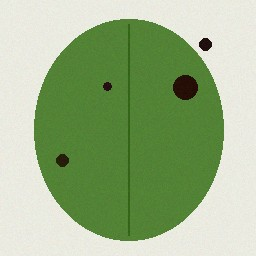
#> input picture week-4/plant_disease_detection/plant_disease_week4/dataset/Apple___Black_rot/Apple___Black_rot_0000.jpg, 256 x 256 px; its folder holds only this picture in this run
$ python -i feature_extraction.py   (imports and definitions only)   (older library calls are emulated)
#> lines starting #> are read from the running program, lines starting #| are printed output that depends on the picture; after the words box and inside, x2 and y2 are one past the last pixel; in counts of white or black regions, pixels touching at a corner belong together
"""
feature_extraction.py
=======================
Hand-crafted feature engineering for leaf images using OpenCV / scikit-image.
These features feed the classical-ML baseline model (see model.py) and are
also useful on their own for exploratory analysis (feature_distributions
figure in main.py).

Feature groups extracted per image:
  1. RGB color statistics       (mean/std per channel)
  2. HSV color statistics       (mean/std per channel - Hue is more robust
                                  to lighting changes than RGB, useful for
                                  distinguishing disease discoloration)
  3. Color histograms           (coarse-binned RGB histogram, flattened)
  4. Texture features           (GLCM: contrast, homogeneity, energy,
                                  correlation - captures lesion/spot texture)
  5. Edge features               (Canny edge density - disease lesions and
                                  necrotic regions increase local edge density)
  6. Shape / leaf-region features (foreground mask via Otsu threshold on
                                  the green/HSV channel: area ratio,
                                  perimeter, extent, solidity - captures
                                  leaf shape irregularity/damage)

All features are simple, interpretable, and directly motivated by what
visually distinguishes a healthy leaf from a diseased one - no filler
features were added purely to inflate the feature count.
"""

from __future__ import annotations

from typing import Dict, List

import cv2
import numpy as np
import pandas as pd
from skimage.feature import graycomatrix, graycoprops

FEATURE_NAMES: List[str] = []  # populated the first time extract_features runs


def _rgb_stats(img_float: np.ndarray) -> Dict[str, float]:
    feats = {}
    names = ["r", "g", "b"]
    for i, n in enumerate(names):
        channel = img_float[:, :, i]
        feats[f"rgb_{n}_mean"] = float(channel.mean())
        feats[f"rgb_{n}_std"] = float(channel.std())
    return feats


def _hsv_stats(img_uint8_rgb: np.ndarray) -> Dict[str, float]:
    hsv = cv2.cvtColor(img_uint8_rgb, cv2.COLOR_RGB2HSV)
    feats = {}
    names = ["h", "s", "v"]
    for i, n in enumerate(names):
        channel = hsv[:, :, i].astype(np.float32)
        feats[f"hsv_{n}_mean"] = float(channel.mean())
        feats[f"hsv_{n}_std"] = float(channel.std())
    return feats


def _color_histogram(img_uint8_rgb: np.ndarray, bins: int = 8) -> Dict[str, float]:
    feats = {}
    for i, n in enumerate(["r", "g", "b"]):
        hist = cv2.calcHist([img_uint8_rgb], [i], None, [bins], [0, 256])
        hist = cv2.normalize(hist, hist).flatten()
        for b in range(bins):
            feats[f"hist_{n}_{b}"] = float(hist[b])
    return feats


def _texture_features(gray_uint8: np.ndarray) -> Dict[str, float]:
    # Quantize to fewer gray levels for a faster/more stable GLCM
    levels = 32
    quant = (gray_uint8.astype(np.float32) / 256.0 * levels).astype(np.uint8)
    quant = np.clip(quant, 0, levels - 1)
    glcm = graycomatrix(quant, distances=[1], angles=[0, np.pi / 4, np.pi / 2, 3 * np.pi / 4],
                         levels=levels, symmetric=True, normed=True)
    feats = {}
    for prop in ["contrast", "homogeneity", "energy", "correlation"]:
        vals = graycoprops(glcm, prop)
        feats[f"texture_{prop}"] = float(vals.mean())
    return feats


def _edge_features(gray_uint8: np.ndarray) -> Dict[str, float]:
    edges = cv2.Canny(gray_uint8, 100, 200)
    density = float((edges > 0).mean())
    return {"edge_density": density}


def _shape_features(img_uint8_rgb: np.ndarray) -> Dict[str, float]:
    hsv = cv2.cvtColor(img_uint8_rgb, cv2.COLOR_RGB2HSV)
    sat = hsv[:, :, 1]
    # Otsu threshold on saturation channel tends to separate the leaf
    # (higher saturation) from a plain/backdrop background.
    _, mask = cv2.threshold(sat, 0, 255, cv2.THRESH_BINARY + cv2.THRESH_OTSU)
    h, w = mask.shape
    area_ratio = float((mask > 0).sum() / (h * w))

    feats = {"shape_area_ratio": area_ratio}
    contours, _ = cv2.findContours(mask, cv2.RETR_EXTERNAL, cv2.CHAIN_APPROX_SIMPLE)
    if contours:
        largest = max(contours, key=cv2.contourArea)
        area = cv2.contourArea(largest)
        perimeter = cv2.arcLength(largest, True)
        x, y, bw, bh = cv2.boundingRect(largest)
        extent = float(area / (bw * bh)) if bw * bh > 0 else 0.0
        hull = cv2.convexHull(largest)
        hull_area = cv2.contourArea(hull)
        solidity = float(area / hull_area) if hull_area > 0 else 0.0
        feats.update({
            "shape_perimeter": float(perimeter),
            "shape_extent": extent,
            "shape_solidity": solidity,
        })
    else:
        feats.update({"shape_perimeter": 0.0, "shape_extent": 0.0, "shape_solidity": 0.0})
    return feats


def extract_features(img_float01: np.ndarray) -> Dict[str, float]:
    """
    Extract the full feature vector for one preprocessed image.
    `img_float01` must be RGB, float32, normalized to [0, 1] (i.e. the
    output of preprocessing.preprocess_image).
    """
    img_uint8 = (img_float01 * 255).astype(np.uint8)
    gray = cv2.cvtColor(img_uint8, cv2.COLOR_RGB2GRAY)

    feats: Dict[str, float] = {}
    feats.update(_rgb_stats(img_float01))
    feats.update(_hsv_stats(img_uint8))
    feats.update(_color_histogram(img_uint8))
    feats.update(_texture_features(gray))
    feats.update(_edge_features(gray))
    feats.update(_shape_features(img_uint8))

    global FEATURE_NAMES
    if not FEATURE_NAMES:
        FEATURE_NAMES = list(feats.keys())
    return feats


def build_feature_dataframe(images: List[np.ndarray], labels: List[str],
                             filepaths: List[str] = None) -> pd.DataFrame:
    """Extract features for a list of preprocessed images and return a tidy DataFrame."""
    rows = []
    for i, (img, lbl) in enumerate(zip(images, labels)):
        feats = extract_features(img)
        feats["label"] = lbl
        if filepaths is not None:
            feats["filepath"] = filepaths[i]
        rows.append(feats)
    df = pd.DataFrame(rows)
    return df

>>> import cv2
>>> picture = cv2.cvtColor(cv2.imread('../dataset/Apple___Black_rot/Apple___Black_rot_0000.jpg'), cv2.COLOR_BGR2RGB)
>>> result = extract_features(picture)
#> in extract_features, `img_uint8 = (img_float01 * 255).astype(np.uint8)`:
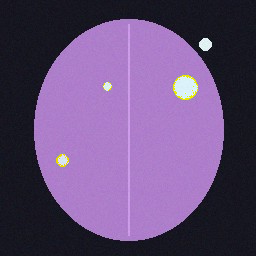
#> img_uint8: shape (256, 256, 3); mean R, G, B 99.4, 75.8, 118.2
#> in extract_features, `gray = cv2.cvtColor(img_uint8, cv2.COLOR_RGB2GRAY)`:
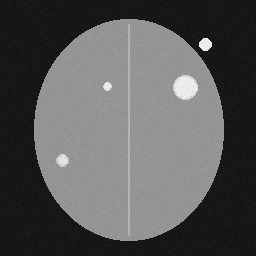
#> gray: shape (256, 256); min 7, max 247, mean 87.7
#> the loop in _rgb_stats, `for i, n in enumerate(names):` made 3 passes
#> pass 3, in _rgb_stats, `channel = img_float[:, :, i]`:
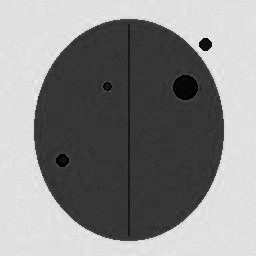
#> channel: shape (256, 256); min 0, max 242, mean 137.1
#> after the loop in _rgb_stats, `for i, n in enumerate(names):`: feats = {'rgb_r_mean': 156.6, 'rgb_r_std': 76.68, 'rgb_g_mean': 180.2, 'rgb_g_std': 55.24, 'rgb_b_mean': 137.1, 'rgb_b_std': 85.93}
#> in _hsv_stats, `hsv = cv2.cvtColor(img_uint8_rgb, cv2.COLOR_RGB2HSV)`: hsv: shape (256, 256, 3); mean H, S, V 129.3, 91, 118.8
#> the loop in _hsv_stats, `for i, n in enumerate(names):` made 3 passes
#> pass 1, in _hsv_stats, `channel = hsv[:, :, i].astype(np.float32)`:
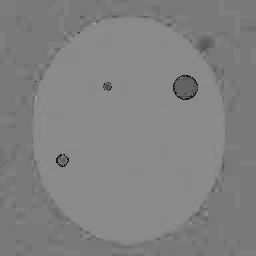
#> channel: shape (256, 256) float32; min 27, max 173, mean 129.3
#> pass 3, in _hsv_stats, `channel = hsv[:, :, i].astype(np.float32)`:
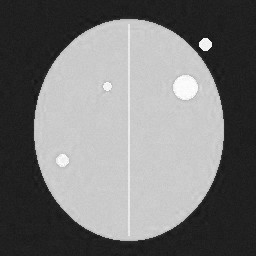
#> channel: shape (256, 256) float32; min 14, max 255, mean 118.8
#> after the loop in _hsv_stats, `for i, n in enumerate(names):`: feats = {'hsv_h_mean': 129.3, 'hsv_h_std': 11.22, 'hsv_s_mean': 91.05, 'hsv_s_std': 18.22, 'hsv_v_mean': 118.8, 'hsv_v_std': 85.85}
#> the loop in _color_histogram, `for i, n in enumerate(["r", "g", "b"]):` made 3 passes
#> hist on passes 1 to 3: [0.709, 0.00852, 0, 0, 0.00493, 0.705, 0.0199, 0.00746], [0.77, 0.000453, 0, 0.619, 0.154, 0.000191, 0.002, 0.0173], [0.385, 0.452, 0.000129, 0, 0, 0.02, 0.804, 0.0271]
#> after the loop in _color_histogram, `for i, n in enumerate(["r", "g", "b"]):`: feats = 24 items
#> the loop in _texture_features, `for prop in ["contrast", "homogeneity", "energy", "correlation"]:` made 4 passes
#> vals on passes 1 to 4: [[2.43, 3.14, 2.1, 3.12]], [[0.865, 0.841, 0.869, 0.841]], [[0.5, 0.492, 0.502, 0.492]], [[0.982, 0.976, 0.984, 0.976]]
#> after the loop in _texture_features, `for prop in ["contrast", "homogeneity", "energy", "correlation"]:`: feats = {'texture_contrast': 2.7, 'texture_homogeneity': 0.854, 'texture_energy': 0.497, 'texture_correlation': 0.979}
#> in _edge_features, `edges = cv2.Canny(gray_uint8, 100, 200)`:
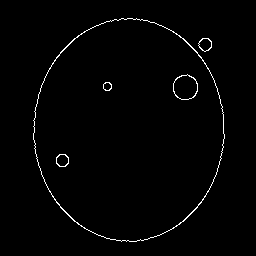
#> edges: shape (256, 256); 1.4% white in thin lines or dots, all inside (x1, y1, x2, y2) = (33, 18, 225, 242)
#> in _edge_features, `density = float((edges > 0).mean())`: density = 0.0136
#> in _shape_features, `_, mask = cv2.threshold(sat, 0, 255, cv2.THRESH_BINARY + cv2.THRESH_OT..`:
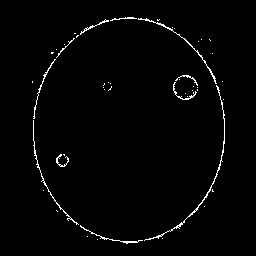
#> mask: shape (256, 256); 1.7% white in thin lines or dots, all inside (x1, y1, x2, y2) = (32, 17, 225, 244)
#> in _shape_features, `area_ratio = float((mask > 0).sum() / (h * w))`: area_ratio = 0.017
#> in _shape_features, `feats = {"shape_area_ratio": area_ratio}`: feats = {'shape_area_ratio': 0.017}
#> in _shape_features, `contours, _ = cv2.findContours(mask, cv2.RETR_EXTERNAL, cv2.CHAIN_APPR..`: contours = 47 contours, 39 with area under 20; largest, box (x1, y1, x2, y2) and area: (144, 85, 225, 241) 90, (138, 18, 217, 84) 61, (33, 120, 79, 225) 39, (80, 225, 143, 244) 30, (80, 19, 109, 35) 29, (173, 82, 197, 100) 24, (33, 59, 56, 119) 24, (56, 154, 69, 167) 20
#> in _shape_features, `largest = max(contours, key=cv2.contourArea)`: largest = contour of 194 points, box (x1, y1, x2, y2) (144, 85, 225, 241), area 90
#> in _shape_features, `area = cv2.contourArea(largest)`: area = 90
#> in _shape_features, `perimeter = cv2.arcLength(largest, True)`: perimeter = 425.6
#> in _shape_features, `x, y, bw, bh = cv2.boundingRect(largest)`: x = 144; y = 85; bw = 81; bh = 156
#> in _shape_features, `extent = float(area / (bw * bh)) if bw * bh > 0 else 0.0`: extent = 0.00712
#> in _shape_features, `hull = cv2.convexHull(largest)`: hull = contour of 16 points, box (x1, y1, x2, y2) (144, 85, 225, 241), area 4725
#> in _shape_features, `hull_area = cv2.contourArea(hull)`: hull_area = 4725
#> in _shape_features, `solidity = float(area / hull_area) if hull_area > 0 else 0.0`: solidity = 0.019
#> in extract_features, `FEATURE_NAMES = list(feats.keys())`: FEATURE_NAMES = 45 items, first 6: 'rgb_r_mean', 'rgb_r_std', 'rgb_g_mean', 'rgb_g_std', 'rgb_b_mean', 'rgb_b_std'
#> result = 45 items

$ run again, on week-4/plant_disease_detection/plant_disease_week4/dataset/Apple___Black_rot/Apple___Black_rot_0001.jpg
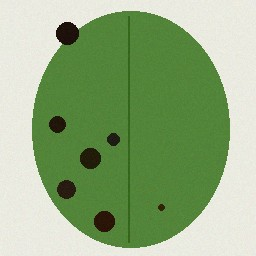
#> input picture week-4/plant_disease_detection/plant_disease_week4/dataset/Apple___Black_rot/Apple___Black_rot_0001.jpg, 256 x 256 px
#> after the loop in _rgb_stats, `for i, n in enumerate(names):`: feats = {'rgb_r_mean': 146.7, 'rgb_r_std': 76.92, 'rgb_g_mean': 173.7, 'rgb_g_std': 56.23, 'rgb_b_mean': 128.5, 'rgb_b_std': 83.95}
#> hsv: shape (256, 256, 3); mean H, S, V 130.4, 91.3, 127.4
#> after the loop in _hsv_stats, `for i, n in enumerate(names):`: feats = {'hsv_h_mean': 130.4, 'hsv_h_std': 12.82, 'hsv_s_mean': 91.33, 'hsv_s_std': 21.03, 'hsv_v_mean': 127.4, 'hsv_v_std': 83.82}
#> the loop in _color_histogram, `for i, n in enumerate(["r", "g", "b"]):` made 3 passes
#> hist on passes 1 to 3: [0.629, 0.00962, 0, 0, 0.00773, 0.777, 0.0286, 0.0215], [0.654, 0.00083, 0, 0.753, 0.0617, 0, 0.00837, 0.0325], [0.345, 0.39, 7.67e-05, 0, 0, 0.0416, 0.852, 0.0488]
#> after the loop in _color_histogram, `for i, n in enumerate(["r", "g", "b"]):`: feats = 24 items
#> the loop in _texture_features, `for prop in ["contrast", "homogeneity", "energy", "correlation"]:` made 4 passes
#> vals on passes 1 to 4: [[2.6, 3.28, 2.22, 3.49]], [[0.869, 0.85, 0.873, 0.849]], [[0.524, 0.519, 0.527, 0.519]], [[0.981, 0.975, 0.983, 0.974]]
#> after the loop in _texture_features, `for prop in ["contrast", "homogeneity", "energy", "correlation"]:`: feats = {'texture_contrast': 2.9, 'texture_homogeneity': 0.86, 'texture_energy': 0.522, 'texture_correlation': 0.978}
#> in _edge_features, `edges = cv2.Canny(gray_uint8, 100, 200)`:
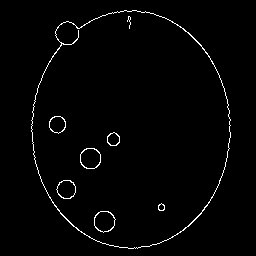
#> edges: shape (256, 256); 1.7% white in thin lines or dots, all inside (x1, y1, x2, y2) = (31, 10, 231, 249)
#> density = 0.0173
#> in _shape_features, `_, mask = cv2.threshold(sat, 0, 255, cv2.THRESH_BINARY + cv2.THRESH_OT..`:
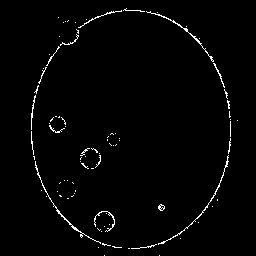
#> mask: shape (256, 256); 1.8% white in thin lines or dots, all inside (x1, y1, x2, y2) = (31, 8, 238, 256)
#> area_ratio = 0.0179
#> in _shape_features, `feats = {"shape_area_ratio": area_ratio}`: feats = {'shape_area_ratio': 0.0179}
#> contours = 88 contours, 83 with area under 20; largest, box (x1, y1, x2, y2) and area: (35, 161, 101, 244) 52, (146, 11, 214, 62) 50, (158, 155, 229, 245) 44, (158, 204, 165, 211) 27, (94, 211, 115, 232) 21
#> largest = contour of 144 points, box (x1, y1, x2, y2) (35, 161, 101, 244), area 52
#> area = 51.5
#> perimeter = 251.5
#> x = 35; y = 161; bw = 66; bh = 83
#> extent = 0.0094
#> hull = contour of 11 points, box (x1, y1, x2, y2) (35, 161, 101, 244), area 1076
#> hull_area = 1076
#> solidity = 0.0479
#> FEATURE_NAMES = 45 items, first 6: 'rgb_r_mean', 'rgb_r_std', 'rgb_g_mean', 'rgb_g_std', 'rgb_b_mean', 'rgb_b_std'
#> result = 45 items
